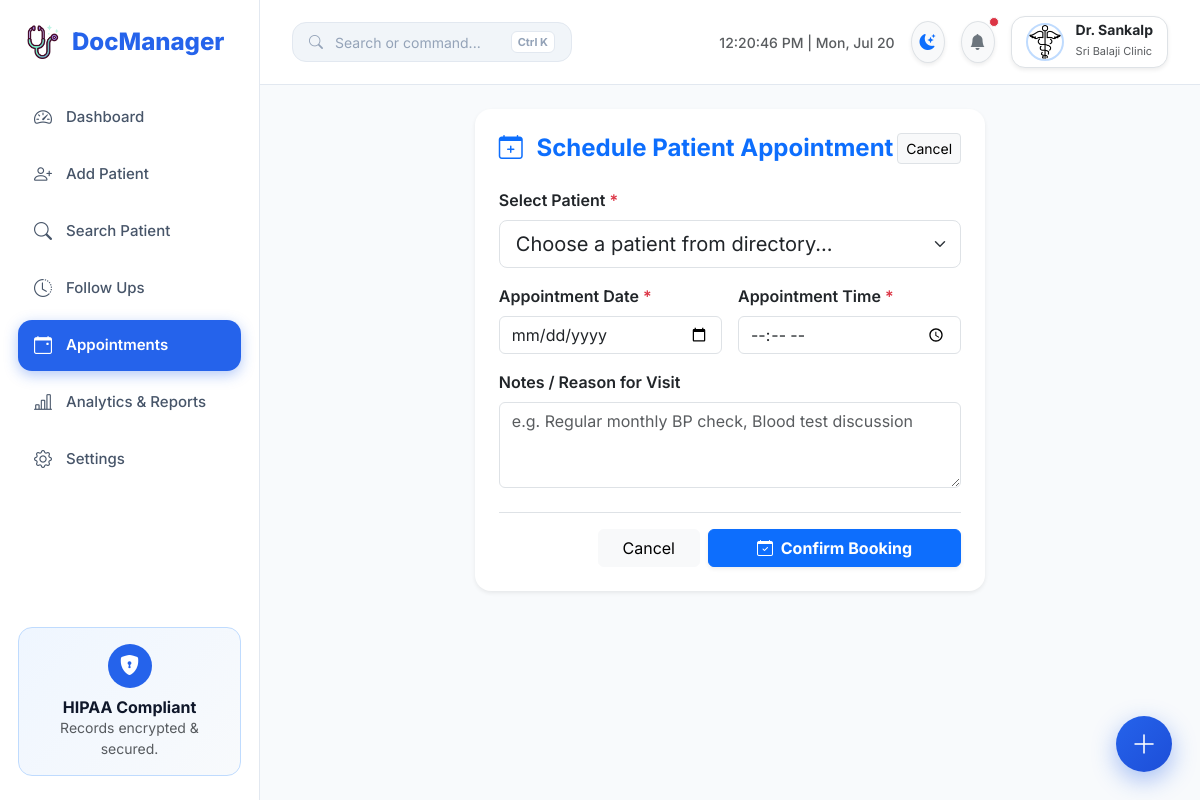
The app's page /new-appointment (signed in) with its own data.
### models.py (models this page shows)
class Doctor(UserMixin, db.Model):
    __tablename__ = "doctors"
    id = db.Column(db.Integer, primary_key=True)
    name = db.Column(db.String(100), nullable=False)
    clinic_name = db.Column(db.String(150), nullable=False)
    email = db.Column(db.String(120), unique=True, nullable=False, index=True)
    phone = db.Column(db.String(15), unique=True, nullable=False, index=True)
    password_hash = db.Column(db.String(255), nullable=False)
    clinic_address = db.Column(db.Text)
    qualification = db.Column(db.String(100))
    logo = db.Column(db.String(255))
    created_at = db.Column(db.DateTime, default=utc_now)
    patients = db.relationship("Patient", backref="doctor", lazy=True, cascade="all, delete-orphan")
    appointments = db.relationship("Appointment", backref="doctor", lazy=True, cascade="all, delete-orphan")

### app/blueprints/appointments.py (the view, shortened to what this page needs)
@appointments_bp.route("/new-appointment", methods=["GET", "POST"])
@login_required
def new_appointment():
    patients = Patient.query.filter_by(doctor_id=current_user.id).order_by(Patient.name.asc()).all()
    return render_template("new_appointment.html", patients=patients, page_title="Schedule Appointment")

### templates/new_appointment.html (shortened to what this page needs)
{% extends "base.html" %}
{% block content %}
<div class="row justify-content-center">
  <div class="col-lg-8 col-xl-7">
    <div class="card border-0 shadow-sm rounded-4">
      <div class="card-header bg-transparent border-0 pt-4 px-4 pb-0 d-flex justify-content-between align-items-center">
        <h4 class="fw-bold m-0 text-primary"><i class="bi bi-calendar-plus me-2"></i> Schedule Patient Appointment</h4>
        <a href="{{ url_for('appointments.appointments') }}" class="btn btn-sm btn-light border">Cancel</a>
      </div>
      <div class="card-body p-4">
        <form method="POST" action="{{ url_for('appointments.new_appointment') }}">
          <div class="row g-3">
            <div class="col-12">
              <label class="form-label fw-semibold">Select Patient <span class="text-danger">*</span></label>
              <select name="patient_id" class="form-select form-select-lg" required>
                <option value="">Choose a patient from directory...</option>
              </select>
            </div>
            <div class="col-md-6">
              <label class="form-label fw-semibold">Appointment Date <span class="text-danger">*</span></label>
              <input type="date" name="appointment_date" class="form-control" required />
            </div>
            <div class="col-md-6">
              <label class="form-label fw-semibold">Appointment Time <span class="text-danger">*</span></label>
              <input type="time" name="appointment_time" class="form-control" required />
            </div>
            <div class="col-12">
              <label class="form-label fw-semibold">Notes / Reason for Visit</label>
              <textarea name="notes" class="form-control" rows="3" placeholder="e.g. Regular monthly BP check, Blood test discussion"></textarea>
            </div>
          </div>
          <div class="mt-4 pt-3 border-top d-flex justify-content-end gap-2">
            <a href="{{ url_for('appointments.appointments') }}" class="btn btn-light px-4">Cancel</a>
            <button type="submit" class="btn btn-primary px-5 fw-bold shadow-sm">
              <i class="bi bi-calendar-check me-1"></i> Confirm Booking
            </button>
          </div>
        </form>
      </div>
    </div>
  </div>
</div>
{% endblock %}

### templates/base.html (shortened to what this page needs)
<!doctype html>
<html lang="en" data-theme="light">
  <head>
    <link href="https://cdn.jsdelivr.net/npm/bootstrap@5.3.3/dist/css/bootstrap.min.css" rel="stylesheet">
    <link rel="stylesheet" href="https://cdn.jsdelivr.net/npm/bootstrap-icons@1.11.3/font/bootstrap-icons.min.css">
    <link rel="stylesheet" href="{{ url_for('static', filename='css/style.css') }}" />
  </head>
  <body>
    {% if current_user.is_authenticated %}
    <aside class="sidebar">
      <a href="{{ url_for('patients.dashboard') }}" class="logo text-decoration-none">
        <img src="{{ url_for('static', filename='images/stethoscope.png') }}" width="34" alt="Logo" />
        <span>DocManager</span>
      </a>
      <ul class="sidebar-menu">
        <li>
          <a href="{{ url_for('patients.dashboard') }}" class="{% if request.endpoint == 'patients.dashboard' %}active{% endif %}">
            <i class="bi bi-speedometer2"></i> Dashboard
          </a>
        </li>
        <li>
          <a href="{{ url_for('patients.add_patient') }}" class="{% if request.endpoint == 'patients.add_patient' %}active{% endif %}">
            <i class="bi bi-person-plus"></i> Add Patient
          </a>
        </li>
        <li>
          <a href="{{ url_for('patients.search_patient') }}" class="{% if request.endpoint == 'patients.search_patient' %}active{% endif %}">
            <i class="bi bi-search"></i> Search Patient
          </a>
        </li>
        <li>
          <a href="{{ url_for('patients.follow_ups') }}" class="{% if request.endpoint == 'patients.follow_ups' %}active{% endif %}">
            <i class="bi bi-clock-history"></i> Follow Ups
          </a>
        </li>
        <li>
          <a href="{{ url_for('appointments.appointments') }}" class="{% if 'appointments' in request.endpoint %}active{% endif %}">
            <i class="bi bi-calendar-event"></i> Appointments
          </a>
        </li>
        <li>
          <a href="{{ url_for('analytics.analytics_dashboard') }}" class="{% if 'analytics' in request.endpoint %}active{% endif %}">
            <i class="bi bi-bar-chart-line"></i> Analytics & Reports
          </a>
        </li>
        <li>
          <a href="{{ url_for('settings.settings') }}" class="{% if request.endpoint == 'settings.settings' %}active{% endif %}">
            <i class="bi bi-gear"></i> Settings
          </a>
        </li>
      </ul>
      <div class="sidebar-footer">
        <div class="security-card">
          <div class="security-icon">
            <i class="bi bi-shield-lock-fill"></i>
          </div>
          <h6 class="fw-bold m-0">HIPAA Compliant</h6>
          <p class="small text-muted mb-0">Records encrypted & secured.</p>
        </div>
      </div>
    </aside>
    {% endif %}
    <main class="{% if current_user.is_authenticated %}main-content{% endif %}">
      {% if current_user.is_authenticated %}
      <div class="topbar">
        <div class="d-flex align-items-center gap-3">
          <button class="cmd-trigger-btn trigger-cmd">
            <i class="bi bi-search"></i>
            <span>Search or command...</span>
            <span class="cmd-key">Ctrl K</span>
          </button>
        </div>
        <div class="d-flex align-items-center gap-3">
          <div id="liveClock" class="d-none d-md-block text-muted small fw-medium"></div>
          <button id="themeToggleBtn" class="btn btn-light rounded-circle border shadow-sm p-2" title="Toggle Theme">
            <i id="themeToggleIcon" class="bi bi-moon-stars-fill text-primary"></i>
          </button>
          <div class="dropdown">
            <button class="btn btn-light rounded-circle border shadow-sm p-2 position-relative" data-bs-toggle="dropdown">
              <i class="bi bi-bell-fill text-secondary"></i>
              <span class="position-absolute top-0 start-100 translate-middle p-1 bg-danger border border-light rounded-circle"></span>
            </button>
          </div>
          <div class="dropdown">
            <button class="profile-btn border shadow-sm" data-bs-toggle="dropdown">
              {% if current_user.logo %}
                <img src="{{ url_for('static', filename='uploads/' + current_user.logo) }}" class="doctor-logo" alt="Logo" />
              {% else %}
                <div class="avatar">{{ current_user.name[0] }}</div>
              {% endif %}
              <div class="text-start d-none d-md-block">
                <div class="fw-bold lh-1 text-dark" style="font-size: 14px;">Dr. {{ current_user.name }}</div>
                <small class="text-muted" style="font-size: 11px;">{{ current_user.clinic_name }}</small>
              </div>
            </button>
          </div>
        </div>
      </div>
      {% endif %}
      <div class="container-fluid p-4">
        {% block content %}{% endblock %}
      </div>
    </main>
    {% if current_user.is_authenticated %}
    <div class="fab-container" id="fabContainer">
      <button class="fab-main" id="fabMain" title="Quick Actions"><i class="bi bi-plus-lg"></i></button>
    </div>
    {% endif %}
    <div id="toastContainer" class="position-fixed bottom-0 end-0 p-3" style="z-index: 10000;"></div>
  </body>
</html>

### static/css/style.css (style rules this page uses)
:root { --primary: #2563eb; --primary-hover: #1d4ed8; --primary-light: #eff6ff; --primary-border: #bfdbfe; --success: #10b981; --success-light: #ecfdf5; --warning: #f59e0b; --warning-light: #fffbeb; --danger: #ef4444; --danger-light: #fef2f2; --info: #06b6d4; --info-light: #ecfeff; --bg-body: #f8fafc; --bg-card: #ffffff; --bg-sidebar: #ffffff; --bg-topbar: #ffffff; --bg-input: #f1f5f9; --text-primary: #0f172a; --text-secondary: #475569; --text-muted: #94a3b8; --border-color: #e2e8f0; --shadow-sm: 0 2px 8px rgba(0, 0, 0, 0.04); --shadow-md: 0 8px 24px rgba(0, 0, 0, 0.06); --shadow-lg: 0 16px 36px rgba(0, 0, 0, 0.08); --radius-sm: 8px; --radius-md: 14px; --radius-lg: 20px; --radius-xl: 24px; --radius-full: 9999px; --transition-fast: 0.2s cubic-bezier(0.4, 0, 0.2, 1); --transition-normal: 0.3s cubic-bezier(0.4, 0, 0.2, 1); }
* { margin: 0; padding: 0; box-sizing: border-box; }
body { font-family: 'Inter', system-ui, -apple-system, sans-serif; background-color: var(--bg-body); color: var(--text-primary); transition: background-color var(--transition-fast), color var(--transition-fast); min-height: 100vh; overflow-x: hidden; }
.sidebar { width: 260px; height: 100vh; background: var(--bg-sidebar); position: fixed; left: 0; top: 0; border-right: 1px solid var(--border-color); padding: 24px 18px; display: flex; flex-direction: column; z-index: 1000; transition: left var(--transition-normal); }
.logo { font-size: 24px; font-weight: 800; color: var(--primary); display: flex; align-items: center; gap: 12px; margin-bottom: 32px; padding-left: 8px; }
.sidebar-menu { list-style: none; padding: 0; }
.sidebar-menu li { margin-bottom: 6px; }
.sidebar-menu a { display: flex; align-items: center; gap: 14px; text-decoration: none; padding: 12px 16px; border-radius: var(--radius-md); color: var(--text-secondary); font-weight: 500; font-size: 15px; transition: var(--transition-fast); }
.sidebar-menu a i { font-size: 18px; }
.sidebar-menu a.active { background: var(--primary); color: #ffffff; font-weight: 600; box-shadow: 0 4px 14px rgba(37, 99, 235, 0.35); }
.sidebar-footer { margin-top: auto; }
.security-card { background: linear-gradient(135deg, var(--primary-light), var(--bg-body)); border: 1px solid var(--primary-border); border-radius: var(--radius-md); padding: 16px; text-align: center; }
.security-icon { width: 44px; height: 44px; margin: 0 auto 10px; border-radius: 50%; background: var(--primary); color: white; display: flex; align-items: center; justify-content: center; font-size: 20px; }
.main-content { margin-left: 260px; min-height: 100vh; padding-bottom: 80px; transition: margin-left var(--transition-normal); }
.topbar { background: var(--bg-topbar); padding: 16px 32px; border-bottom: 1px solid var(--border-color); display: flex; justify-content: space-between; align-items: center; position: sticky; top: 0; z-index: 990; backdrop-filter: blur(8px); }
.cmd-trigger-btn { background: var(--bg-input); border: 1px solid var(--border-color); color: var(--text-muted); border-radius: var(--radius-md); padding: 8px 16px; display: flex; align-items: center; gap: 12px; cursor: pointer; font-size: 14px; transition: var(--transition-fast); width: 280px; }
.cmd-key { background: var(--bg-card); border: 1px solid var(--border-color); border-radius: 6px; padding: 2px 6px; font-size: 11px; font-weight: 700; margin-left: auto; }
.profile-btn { display: flex; align-items: center; gap: 12px; background: var(--bg-card); border: 1px solid var(--border-color); border-radius: var(--radius-md); padding: 6px 14px; cursor: pointer; }
.doctor-logo { width: 38px; height: 38px; border-radius: 50%; object-fit: cover; border: 2px solid var(--primary-border); }
.fab-container { position: fixed; bottom: 28px; right: 28px; z-index: 900; }
.fab-main { width: 56px; height: 56px; border-radius: 50%; background: linear-gradient(135deg, var(--primary), #1d4ed8); color: white; display: flex; align-items: center; justify-content: center; font-size: 26px; box-shadow: 0 8px 24px rgba(37, 99, 235, 0.4); cursor: pointer; border: none; transition: var(--transition-normal); }

### records on screen
Doctor: logo (picture), name "Sankalp", clinic_name "Sri Balaji Clinic"
